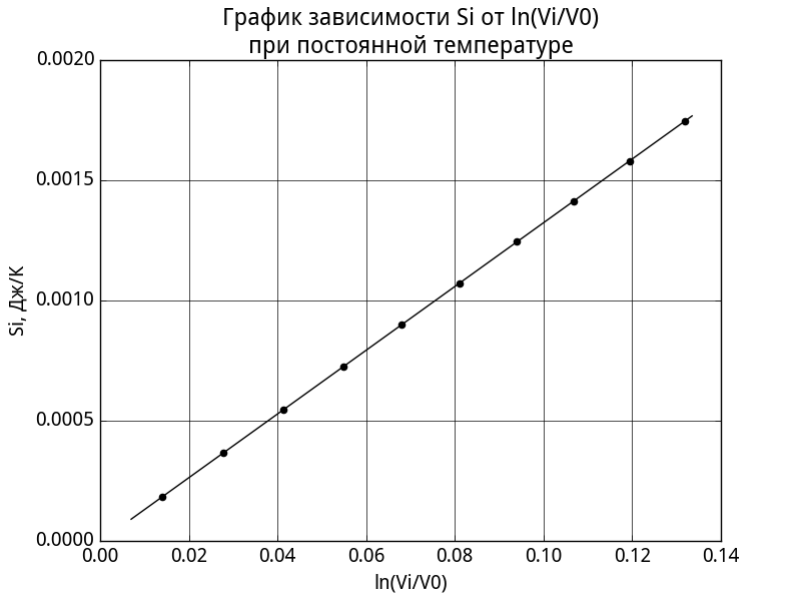

Write Python code to recreate this figure.
# -*- coding: utf-8 -*-
import math as m
import matplotlib.pyplot as plt
import numpy as np

from matplotlib.backends.backend_pdf import PdfPages
pp = PdfPages('ex4.pdf')

from matplotlib import rc
font = {'family': 'Droid Sans',
        'weight': 'normal',
        'size': 14}
rc('font', **font)

p = [1099.3,1082.7,1069.8, 1056.4,1043.9,1032.1,1019.4,1009.3,996.2,982.5,973.8]
v = [35.5, 36.0, 36.5, 37.0, 37.5, 38.0, 38.5, 39.0, 39.5, 40.0, 40.5]
T = [295.81,295.81,295.81,295.81,295.79,295.81,295.85,295.81,295.81,295.81, 295.81]

# p = [977,988.1,999.2,1006.6,1020.2,1031.9,1040.7,1048.6,1063.8,1075.2,1089.7,1100.2]
# v = [44.,43.5,43.,42.5,42.,41.5,41.,40.5,40.,39.5,39,38.5]
# T = [317.62,317.52,317.48,317.48,317.48,317.48,317.42,317.45,317.42,317.45,317.38,317.35]

avT = sum(T)/len(T)

A = []
Ai = []
for i in range(1,len(p)):
	A.append( abs(0.5*(p[i-1]+p[i])*(v[i]-v[i-1])*100/1000000) )
	Ai.append(sum(A))

# s = [x/avT for x in A]
# print s

Si = [x/avT for x in Ai]
print Si

ln_v = [abs(m.log(v[i]/v[0])) for i in range(1, len(v))]
print ln_v

fit, err, _, _, _ = np.polyfit(ln_v, Si, 1, full=True)
K, b = fit
print K
print err

nu = p[0]*100*v[0]/1000000/(8.31*295.81)
print nu

print K/nu

x1 = [i for i in np.arange(0.007, ln_v[len(ln_v)-1]+0.0018, 0.0001)]
y1 = [K*x+b for x in x1]

plt.plot(x1, y1, color='k')
plt.scatter(ln_v, Si, color='k')

plt.xlabel(u'ln(Vi/V0)')
plt.ylabel(u'Si, Дж/К')
plt.title(u'График зависимости Si oт ln(Vi/V0)\nпри постоянной температуре')
plt.grid(color='k', linestyle='-')

plt.show()

plt.savefig(pp, format='pdf')
# pp.savefig()
pp.close()